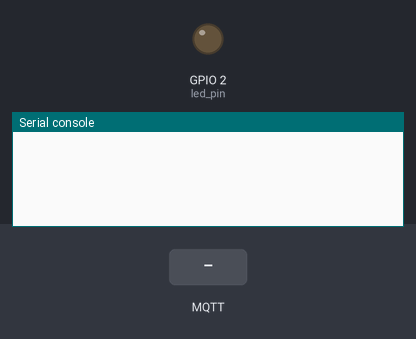
The program below on a simulated ESP32 board running MicroPython. Parts: output pins drawn as LEDs (lit = HIGH), the last lines printed to the serial console. The test bench sets the inputs (shaded band). Random numbers come from a fixed seed; no MQTT or app messages arrive unless stated.

Above: at 1.3 s.
1.4 s: MQTT message "data" arrives on the first subscribed topic
At 2.2 s:
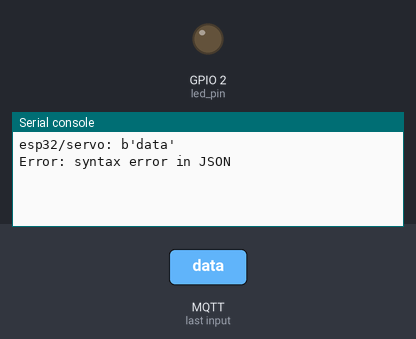
2.9 s: MQTT message "1" arrives on the first subscribed topic
At 3.3 s:
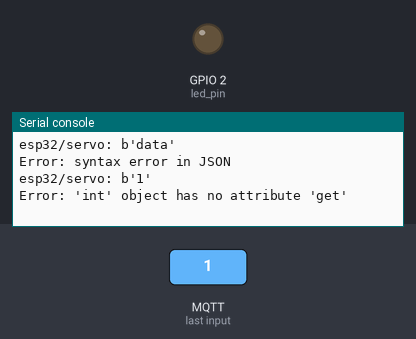
4.4 s: MQTT message "on" arrives on the first subscribed topic
At 5.7 s:
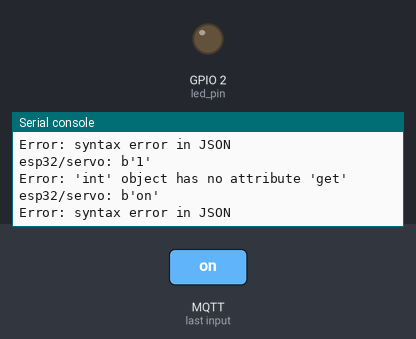

Measured:
- after the input at 1.4 s, the serial console: prints a new line at once (image 1)
- after the input at 2.9 s, the serial console: prints a new line at once (image 2)
- after the input at 4.4 s, the serial console: prints a new line at once (image 3)

The program:

mqtt5.py
```python
from machine import Pin, PWM, Timer
from umqtt.simple import MQTTClient
import ujson
import os
import sys

CHANNEL_TOKEN = 'token_________________ku'
CHANNEL_NAME = 'esp32'
RESOURCE_NAME1 = 'servo'
RESOURCE_NAME2 = 'led'
MQTT_SERVER = 'mqtt.beebotte.com'
MQTT_USER = 'token:' + CHANNEL_TOKEN
MQTT_TOPIC1 = CHANNEL_NAME + '/' + RESOURCE_NAME1
MQTT_TOPIC2 = CHANNEL_NAME + '/' + RESOURCE_NAME2

servo_pin = Pin(23, Pin.OUT)
led_pin = Pin(2, Pin.OUT)
pwm = PWM(servo_pin, freq=50)

PING_PERIOD = 120
myTimer = Timer(0)

def handleTimerInt(timer):
    try:
        client.ping()
        print('Ping')
    except Exception as e:
        print('Ping error: ',e)

def set_servo_angle(angle):
    try:
        duty = int((angle / 180) * 75 + 40)
        pwm.duty(duty)
        print(f"Servo move to {angle} Degree")
    except Exception as e:
        print(f"Servo error: {e}")

def mqtt_callback(topic, msg):
    try:
        topic = topic.decode('utf-8')
        print(f"{topic}: {msg}")

        json_data = ujson.loads(msg)
        dt = json_data.get("data")

        if dt is None:
            print("No Data")
            return

        if not isinstance(dt, bool):
            print("Bool error")
            return

        if topic == MQTT_TOPIC1:
            #set_servo_angle(90 if dt else 0)
            if dt:
                set_servo_angle(90)
            else:
                set_servo_angle(0)

        elif topic == MQTT_TOPIC2:
            if dt:
                led_pin.value(1)
                print("LED ON")
            else:
                led_pin.value(0)
                print("LED OFF")

    except Exception as e:
        print(f"Error: {e}")

random_num = int.from_bytes(os.urandom(3), 'little')
mqtt_client_id = bytes('client_' + str(random_num), 'utf-8')

client = MQTTClient(
    mqtt_client_id,
    MQTT_SERVER,
    user=MQTT_USER,
    password='',
    keepalive=PING_PERIOD * 2
)


try:
    client.connect()
    myTimer.init(period=PING_PERIOD*1000, mode=Timer.PERIODIC, callback=handleTimerInt)
except Exception as e:
    print('could not connect to MQTT server {}{}'.format(type(e).__name__, e))
    sys.exit()

client.set_callback(mqtt_callback)
client.subscribe(MQTT_TOPIC1)
client.subscribe(MQTT_TOPIC2)


while True:
    try:
        client.wait_msg()
    except KeyboardInterrupt:
        print('Ctrl-C pressed...exiting')
        client.disconnect()
        pwm.deinit()
        sys.exit()
```
